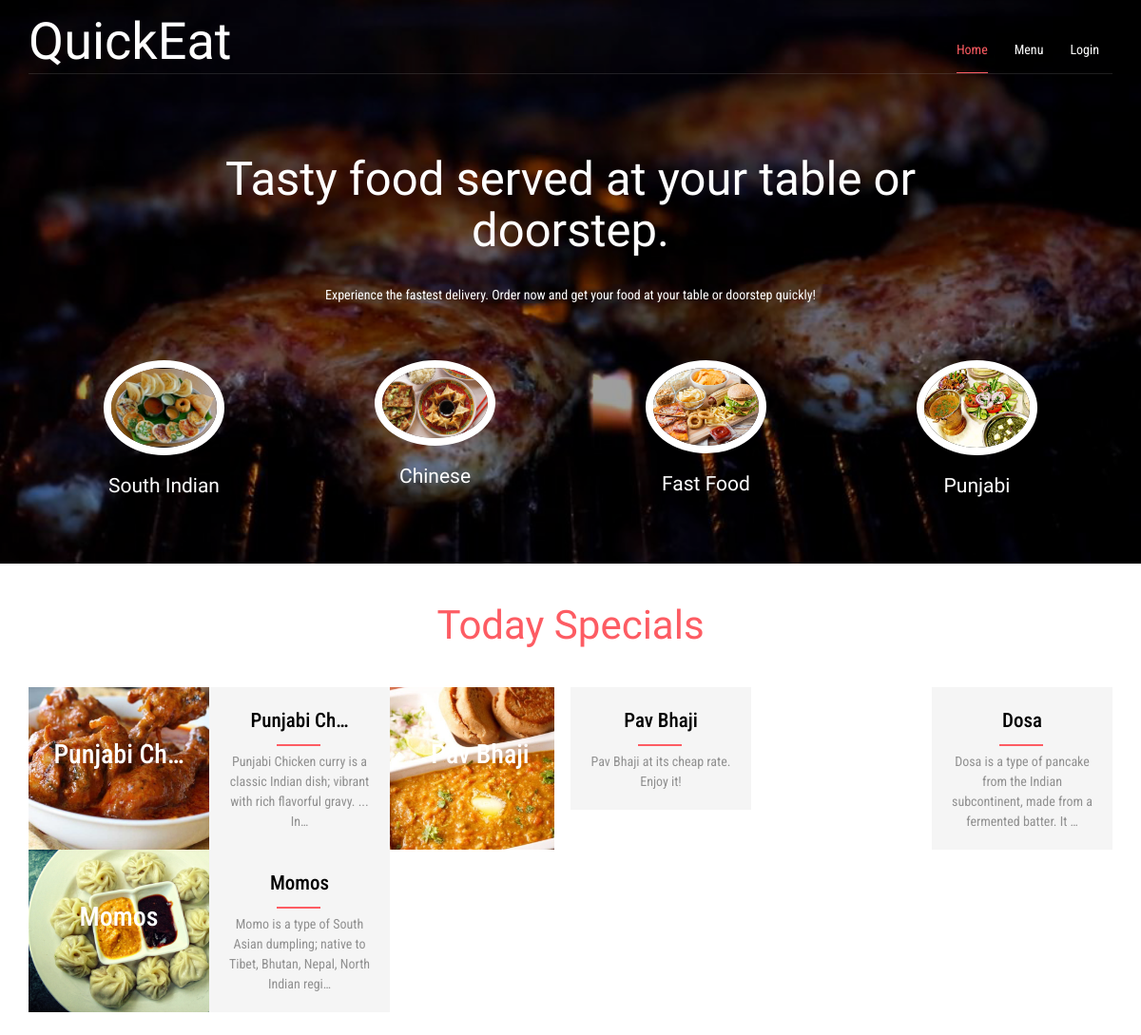
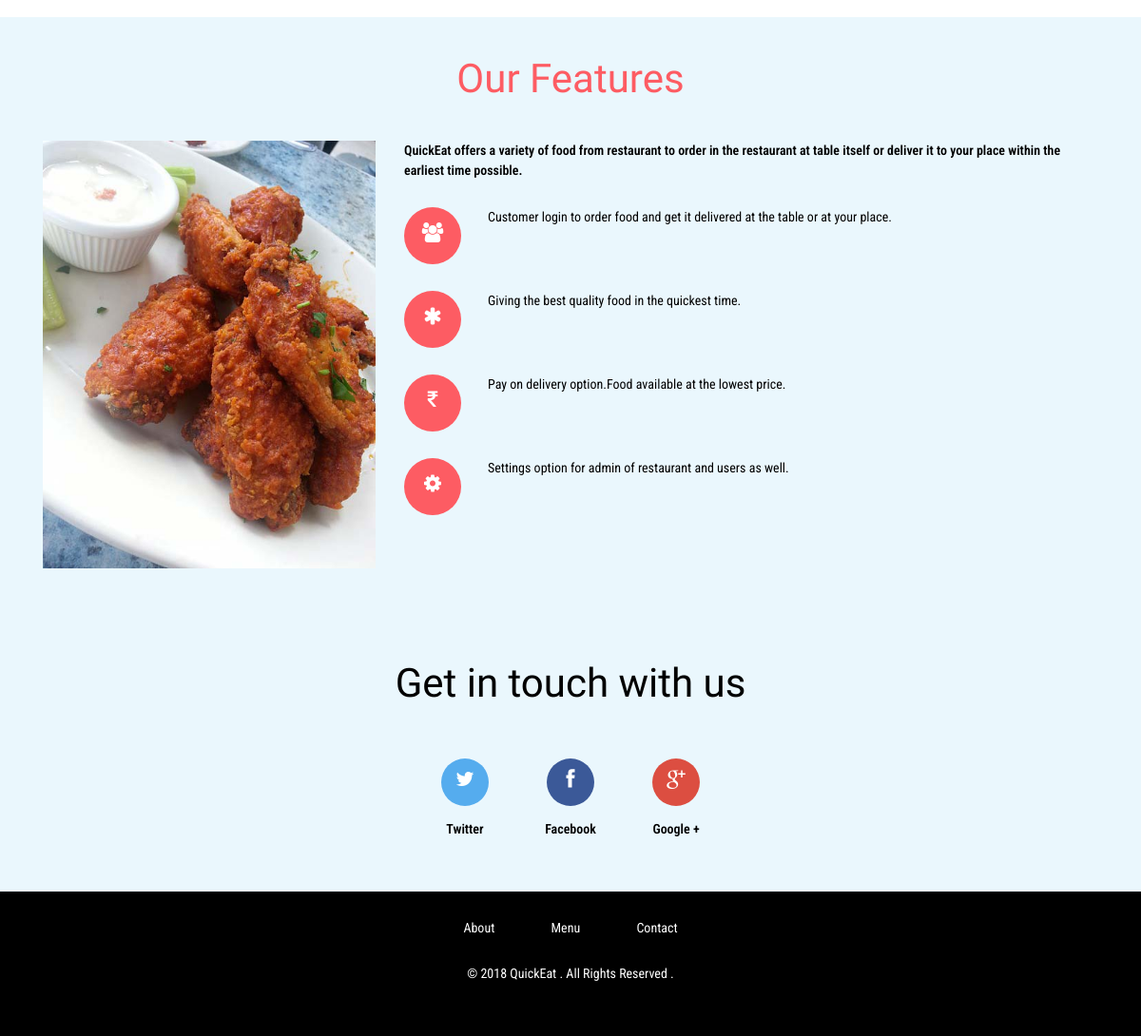
The page / on the database its author committed (2 pictures, top to bottom).
### hotel/models.py (models this page shows, shortened)
class Food(models.Model):
    indian = 'Indian'
    south = 'South Indian'
    chinese = 'Chinese'
    punjabi = 'Punjabi'
    fast = 'Fast Food'
    COURSE = (
        (indian,indian),
        (south,south),
        (chinese,chinese),
        (punjabi,punjabi),
        (fast,fast),
    )
    disabled = 'Disabled'
    enabled = 'Enabled'
    STATUS = (
        (disabled, disabled),
        (enabled, enabled),
    )
    name = models.CharField(max_length=250)
    course = models.CharField(max_length = 50, choices = COURSE)
    status = models.CharField(max_length=50, choices=STATUS)
    content_description = models.TextField()
    base_price = models.FloatField()
    sale_price = models.FloatField(default=base_price)
    discount = models.DecimalField(default=0, decimal_places=2, max_digits=5)
    image = models.FileField(blank=True, null =True)
    num_order = models.IntegerField(default=0)

### hotel/views.py (the view)
# urls.py: url(r'^$', views.index, name='index'),
def index(request):
    food = Food.objects.filter().order_by('-num_order')
    return render(request, 'index.html', {'food':food})

### hotel/templates/index.html (shortened to what this page needs)
{% load staticfiles %}
{% load mathfilters %}
{% include "includes/landing_top.html" %}
<body>
	<div data-vide-bg="{% static 'video/cook.mp4' %}">
		{% include "includes/banner.html" %}
	</div>
	<div class="special">
		<div class="container">
			<div class="special-heading">
				<h3>Today Specials</h3>
			</div>
			<div class="special-grids">
			{% for f in food %}
					<div class="col-md-4 w3l-special-grid">
						<a href="{% url 'hotel:food_details' f.id %}">
							<div class="col-md-6 w3ls-special-img" style="background: url('/media/{{f.image}}') no-repeat -17px 0px; background-size: cover;">
								<div class="w3ls-special-text effect-1">
									<h4>{{f.name|truncatechars:11}}</h4>
								</div>
							</div>
						</a>
						<div class="col-md-6 agileits-special-info">
							<a href="{% url 'hotel:food_details' f.id %}"><h4>{{f.name|truncatechars:11}}</h4></a>
							<p>{{f.content_description|truncatechars:90}}</p>
						</div>
					</div>
			{% endfor %}
					<div class="clearfix"> </div>
			</div>
		</div>
	</div>
	<div class="features">
		<div class="container">
			<div class="features-heading">
				<h3>Our Features</h3>
			</div>
			<div class="features-grids">
				<div class="col-md-4 features-left">
					<div class="features-left-info">
					</div>
				</div>
				<div class="col-md-8 features-right">
					<div class="features-right-info">
						<h4>QuickEat offers a variety of food from restaurant to order in the restaurant at table itself or deliver it to your place within the earliest time possible.</h3>
					</div>
					<div class="features-right-grids">
						<div class="features-right-left">
							<div class="features-right-icon effect-2">
								<i class="fa fa-users" aria-hidden="true"></i>
							</div>
						</div>
						<div class="features-right-right">
							<p>Customer login to order food and get it delivered at the table or at your place. </p>
						</div>
						<div class="clearfix"> </div>
					</div>
					<div class="features-right-grids">
						<div class="features-right-left">
							<div class="features-right-icon effect-2">
								<i class="fa fa-asterisk" aria-hidden="true"></i>
							</div>
						</div>
						<div class="features-right-right">
							<p>Giving the best quality food in the quickest time. </p>
						</div>
						<div class="clearfix"> </div>
					</div>
					<div class="features-right-grids">
						<div class="features-right-left">
							<div class="features-right-icon effect-2">
								<i class="fa fa-money" aria-hidden="true"></i>
							</div>
						</div>
						<div class="features-right-right">
							<p>Pay on delivery option.Food available at the lowest price. </p>
						</div>
						<div class="clearfix"> </div>
					</div>
					<div class="features-right-grids">
						<div class="features-right-left">
							<div class="features-right-icon effect-2">
								<i class="fa fa-cog" aria-hidden="true"></i>
							</div>
						</div>
						<div class="features-right-right">
							<p>Settings option for admin of restaurant and users as well. </p>
						</div>
						<div class="clearfix"> </div>
					</div>
				</div>
				<div class="clearfix"> </div>
			</div>
		</div>
	</div>
	{% include "includes/footer.html" %}

### hotel/templates/includes/landing_top.html (shortened to what this page needs)
{% load staticfiles %}
<!DOCTYPE html>
<html>
<head>
<link href="{% static 'dist/css/bootstrap.css' %}" rel="stylesheet" type="text/css" media="all" />
<link rel="stylesheet" href="{% static 'dist/css/style.css' %}" type="text/css" media="all" />
<link href="{% static 'dist/css/font-awesome.css' %}" rel="stylesheet">
<link rel="stylesheet" type="text/css" href="{% static 'assets/css/custom.css' %}"/>
</head>

### hotel/templates/includes/banner.html (shortened to what this page needs)
{% load staticfiles %}
        <div class="banner">
			<div class="container">
				<div class="header">
					<div class="logo">
						<h1><a href="/">QuickEat</a></h1>
					</div>
					<div class="top-nav">
						<nav class="navbar navbar-default">
							<div class="collapse navbar-collapse" id="bs-example-navbar-collapse-1">
								<ul class="nav navbar-nav">
									<li><a class="active" href="{% url 'hotel:index' %}">Home</a></li>
									<li><a href="{% url 'hotel:menu' %}">Menu</a></li>
									{% if user.is_authenticated %}
									<li><a href="{% url 'hotel:dashboard_admin' %}">Dashboard</a></li>
									<li><a href="/accounts/logout/">Logout</a></li>
									{% else %}
									<li><a href="/accounts/login/">Login</a></li>
									{% endif %}
									<div class="clearfix"> </div>
								</ul>
							</div>
						</nav>
					</div>
					<div class="clearfix"> </div>
				</div>
				<div class="banner-info">
					<h2>Tasty food served at your table or doorstep.</h2>
					<p>Experience the fastest delivery. Order now and get your food at your table or doorstep quickly!</p>
				</div>
				<div class="banner-grads">
					<div class="col-md-3 banner-grad">
						<a href="http://localhost:8000/menu?cuisine=south">
							<div class="banner-grad-img">
								<img src="{% static 'images/south.jpg' %}" alt="" />
								<h4>South Indian</h4>
							</div>
						</a>
					</div>
					<div class="col-md-3 banner-grad">
						<a href="http://localhost:8000/menu?cuisine=Chinese">
							<div class="banner-grad-img">
								<img src="{% static 'images/chinese.jpg' %}" alt="" />
								<h4>Chinese</h4>
							</div>
						</a>
					</div>
					<div class="col-md-3 banner-grad">
						<a href="http://localhost:8000/menu?cuisine=fast">
							<div class="banner-grad-img">
								<img src="{% static 'images/fast.jpg' %}" alt="" />
								<h4>Fast Food</h4>
							</div>
						</a>
					</div>
					<div class="col-md-3 banner-grad">
						<a href="http://localhost:8000/menu?cuisine=Punjabi">
							<div class="banner-grad-img">
								<img src="{% static 'images/punjabi.jpg' %}" alt="" />
								<h4>Punjabi</h4>
							</div>
						</a>
					</div>
					<div class="clearfix"> </div>
				</div>
			</div>
		</div>

### hotel/templates/includes/footer.html
<div class="footer">
    <div class="container">
        <div class="footer-grids">
            <div class="footer-heading">
                <h3>Get in touch with us</h3>
            </div>
            <div class="footer-icons">
                <ul>
                    <li>
                        <a href="https://twitter.com/amiteshsri030" class="twitter">
                            <i class="fa fa-twitter"></i>
                        </a>
                        <span>Twitter</span>
                    </li>
                    <li>
                        <a href="https://www.facebook.com/beingamitesh" class="twitter facebook">
                            <i class="fa fa-facebook"></i>
                        </a>
                        <span>Facebook</span>
                    </li>
                    <li>
                        <a href="https://plus.google.com/u/0/115882102589669668411" class="twitter chrome">
                            <i class="fa fa-google-plus"></i>
                        </a>
                        <span>Google +</span>
                    </li>
                </ul>
            </div>
        </div>
    </div>
</div>
<div class="copyright">
    <div class="container">
        <div class="w3agile-list">
            <ul>
                <li>
                    <a href="{% url 'hotel:about' %}">About</a>
                </li>
                <li>
                    <a href="{% url 'hotel:menu' %}">Menu</a>
                </li>
                <li>
                    <a href="{% url 'hotel:contact' %}">Contact</a>
                </li>
            </ul>
        </div>
        <div class="agileinfo">
            <p>© 2018 QuickEat . All Rights Reserved .
            </p>
        </div>
    </div>
</div>
</body>
</html>

### hotel/static/assets/css/custom.css (style rules this page uses)
body { font-size : 14px; background-color: #f2f6f9; }
ul { list-style-type: none; }
.navbar { background-color: #4ea6bc; padding: 15px ; border-radius: 0; margin: 0; }

### rows shown on the page
Food: image (picture), name "Punjabi Ch…", content_description "Punjabi Chicken curry is a classic Indian dish; vibrant with rich flavorful gravy. ... In…"
Food: image (picture), name "Pav Bhaji", content_description "Pav Bhaji at its cheap rate. Enjoy it!"
Food: name "Dosa", content_description "Dosa is a type of pancake from the Indian subcontinent, made from a fermented batter. It …"
Food: image (picture), name "Momos", content_description "Momo is a type of South Asian dumpling; native to Tibet, Bhutan, Nepal, North Indian regi…"
